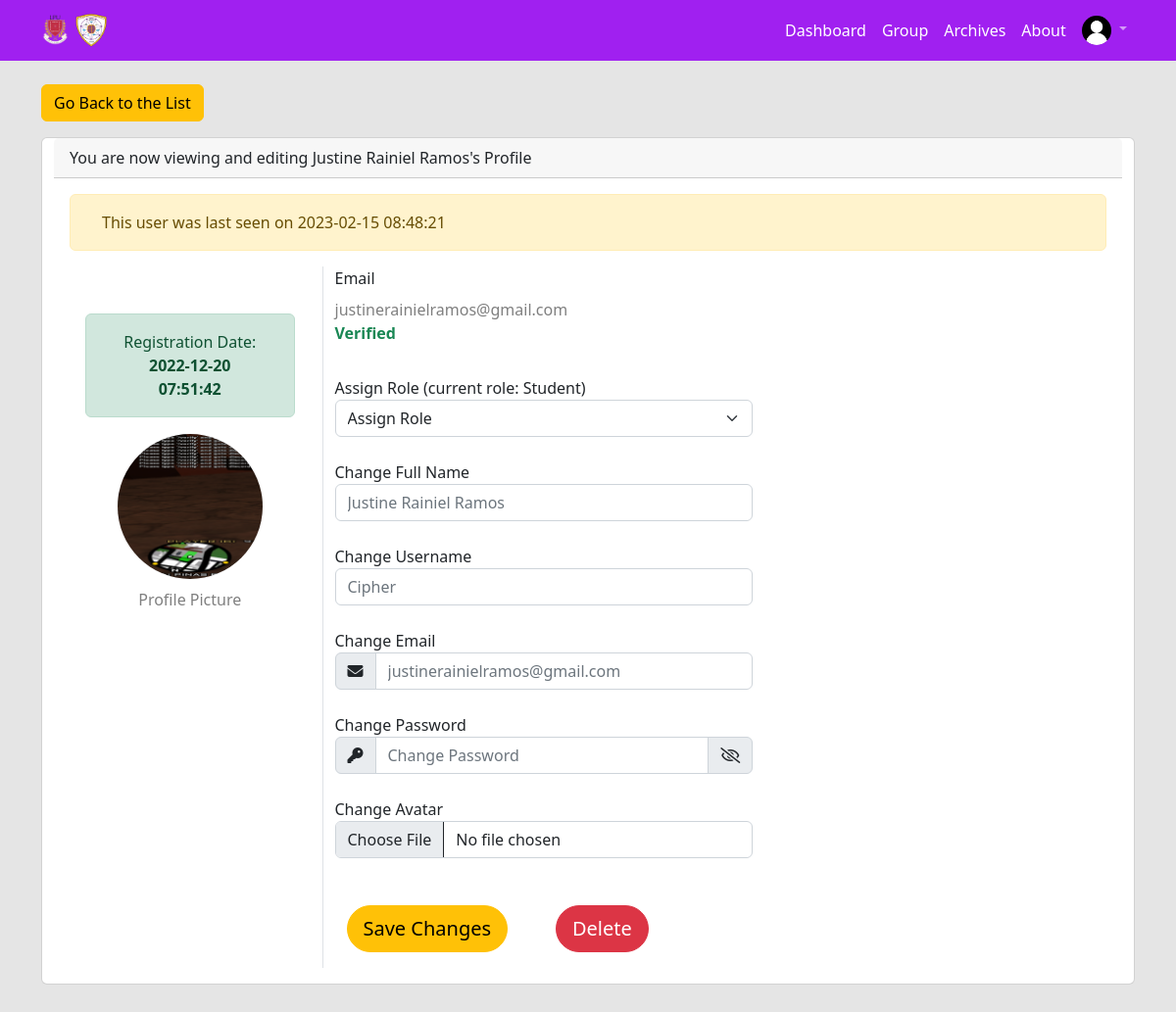
The app's page /admin/edit_users.php?id=1 (signed in) with its own data.
### tables this page shows
CREATE TABLE `users` (
  `id` int(11) NOT NULL,
  `date` datetime NOT NULL,
  `last_seen` timestamp NOT NULL DEFAULT current_timestamp(),
  `ip_addr` varchar(45) NOT NULL,
  `fullname` varchar(100) NOT NULL,
  `username` varchar(30) NOT NULL,
  `group_id` int(11) NOT NULL DEFAULT 0,
  `email` varchar(100) NOT NULL,
  `email_verified` varchar(100) DEFAULT NULL,
  `password` varchar(255) NOT NULL,
  `image` varchar(255) NOT NULL DEFAULT 'default_profile.jpg',
  `role` tinyint(4) DEFAULT 0,
  `advised_by` int(11) NOT NULL DEFAULT 0
);

### libs/functions.php (called while the page is built, shortened)
<?php
function getUserRole($role) {
    $roleString = array();
    switch($role)
    {
        case ROLE_STUDENT:
            $roleString = "Student";
            break;
    }
    return $roleString;
}
?>

### admin/edit_users.php (the view, shortened to what this page needs)
<?php
    require "../libs/functions.php";
    if(isset($_GET['id']))
	{
		$userid = $_GET['id'];
        $query = "SELECT * FROM users WHERE id = :id LIMIT 1;";
        $selectStm = $con->prepare($query);
        $selectStm->execute(['id' => $userid]);
        $row = $selectStm->fetch(PDO::FETCH_ASSOC);
	}
    require('./header.php');
?>
<!DOCTYPE html>
<html>
    <head>
        <link href="../bootstrap/css/bootstrap.min.css" rel="stylesheet" media="nope!" onload="this.media='all'">
        <link rel="stylesheet" href="../css/style.css">
        <link rel="stylesheet" href="https://cdnjs.cloudflare.com/ajax/libs/font-awesome/6.2.0/css/all.min.css" />
        <link rel="stylesheet" href="https://pro.fontawesome.com/releases/v5.10.0/css/all.css"/>
    </head>
    <body>
        <div class="grey-wrapper">
            <div class="container mt-4 mb-5">
                <div class="row">
                    <div class="col mb-3">
                        <a href="./members.php"><button type="button" class="btn btn-warning btn-md">Go Back to the List</button></a>
                    </div>
                </div>
                <div class="card container">
                    <div class="card-header"><?php echo "You are now viewing and editing " .$row['fullname']. "'s Profile"; ?></div>
                    <div class="card-body">
                        <div class="alert alert-warning d-flex align-items-center fade show">
                            <div class ="mx-3">
                                This user was last seen on <?php echo $row['last_seen']; ?>
                            </div>
                        </div>
                        <div class="row">
                            <div class="col-md-3 border-end">
                                <div class="d-flex flex-column align-items-center text-center p-3 py-5">
                                    <div class="alert alert-success d-flex align-items-center fade show">
                                        <div class ="mx-3">
                                            Registration Date: <strong><?php echo $row['date']; ?></strong></label>
                                        </div>
                                    </div>
                                    <img src="<?php echo '../assets/profile_pictures/' .$row['image'] ?>" id="preview" class="rounded-circle border border-light btn-lg" style="width: 150px; height: 150px;" alt="Avatar" />
                                    <span class="text-black-50 mt-2">Profile Picture</span>
                                </div>
                            </div>
                            <div class="col-md-5">
                                <form method="post" enctype="multipart/form-data">
                                    <div class="row">
                                        <div class="col">
                                            <label for="" class="form-label">Email</label>
                                        </div>
                                    </div>
                                    <div class="row">
                                        <div class="col">
                                            <label for="" class="form-label">
                                                <?php echo '<div class="text-black-50">' .$row['email']. '</div>'; ?>
                                                <?php
                                                    if($row['email'] == $row['email_verified'])
                                                        echo '<div class="text-success"><strong>Verified</strong></div>';
                                                    else
                                                        echo '<div class="text-danger"><strong>Not Verified</strong></div>';
                                                ?>
                                            </label>
                                        </div>
                                    </div>
                                    <label for="" class="mt-4">Assign Role (current role: <?php echo getUserRole($row['role']) ?>)</label>
                                    <div class="form-group">
                                        <select name="role" class="form-select me-2" aria-label="Default select example">
                                            <option value="-1" selected>Assign Role</option>
                                        </select>
                                    </div>
                                    <div class="form-group">
                                        <label for="" class="mt-4">Change Full Name</label>
                                        <div class="input-group">
                                            <input type="text" name="fullname" class="col-sm-10 form-control" placeholder="<?php echo $row['fullname']; ?>">
                                        </div>
                                    </div>
                                    <div class="form-group">
                                        <label for="" class="mt-4">Change Username</label>
                                        <div class="input-group">
                                            <input type="text" name="username" class="col-sm-10 form-control" placeholder="<?php echo $row['username']; ?>">
                                        </div>
                                    </div>
                                    <div class="form-group">
                                        <label for="" class="mt-4">Change Email</label>
                                        <div class="input-group">
                                            <span class="input-group-text">
                                                <i class="fa-solid fa-envelope"></i>
                                            </span>
                                            <input type="text" name="email" class="col-sm-10 form-control" placeholder=<?php echo $row['email'] ?>>
                                        </div>
                                    </div>
                                    <div class="form-group">
                                        <label for="" class="mt-4">Change Password</label>
                                        <div class="input-group">
                                            <span class="input-group-text">
                                                <i class="fa-solid fa-key"></i>
                                            </span>
                                            <input type="password" name="password" class="col-sm-10 form-control" placeholder="Change Password">
                                            <span class="input-group-text">
                                                <div class="toggle_hide_password">
                                                    <i class="far fa-eye-slash" id="togglePassword" style="cursor: pointer"></i>
                                                </div>
                                            </span>
                                        </div>
                                    </div>
                                    <label for="" class="mt-4">Change Avatar</label>
                                    <input type="file" name="image" id="image" class="col-sm-10 form-control" accept="image/png, image/jpg, image/jpeg" onchange="preview(this);">
                                    <div class="row mt-5 mx-auto">
                                        <div class="col">
                                            <input type="submit" name="save" value="Save Changes" class="rounded-pill btn btn-lg btn-warning">
                                        </div>
                                        <div class="col">
                                            <button type="button" id="delete" class="rounded-pill btn btn-lg btn-danger">Delete</button>
                                        </div>
                                    </div>
                                </form>
                            </div>
                        </div>
                    </div>
                </div>
            </div>
        </div>
    </body>
</html>

### css/style.css (style rules this page uses)
a:link { text-decoration: none; }
.grey-wrapper { overflow: auto; position: relative; width: 100%; min-height: 100%; background-color: rgb(169,169,169, 0.3); display: block; }

### records on screen
users: fullname "Justine Rainiel Ramos", last_seen "2023-02-15 08:48:21", date "2022-12-20 07:51:42", image (picture), email "justinerainielramos@gmail.com", role "Student", username "Cipher"
